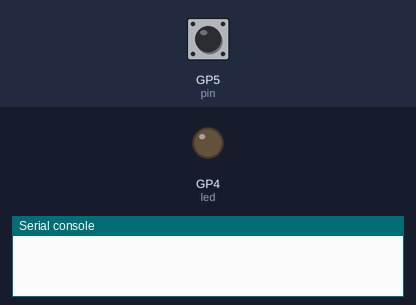
Recording of a program running on a simulated Raspberry Pi Pico running MicroPython. Parts: output pins drawn as LEDs (lit = HIGH), the last lines printed to the serial console. The inputs (shaded band) are chosen by the test bench; at power-on: GP5 (pin) HIGH.

Above: at 1.2 s.
1.3 s: GP5 (pin) pulled LOW for 0.15 s
At 1.7 s:
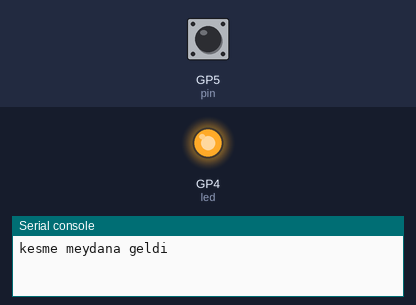
2.9 s: GP5 (pin) pulled LOW for 1 s
At 4.1 s:
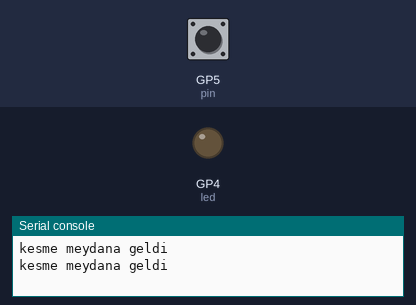
5.4 s: GP5 (pin) pulled LOW for 3.2 s
At 6.1 s:
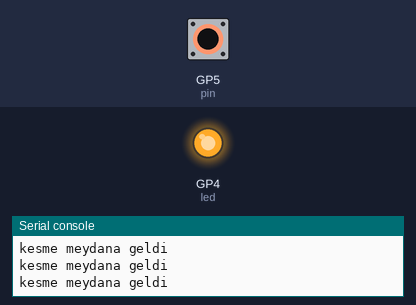
Timing chart, 0 to 8.4 s (numbered marks = the images above; inputs shaded):
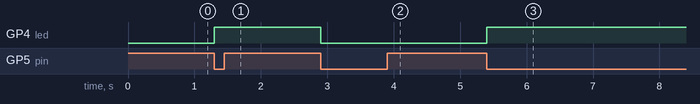

The program:

LED_KESME.py
```python
from machine import Pin
import time
interrupt_flag=0
debounce_time=0

pin=Pin(5,Pin.IN,Pin.PULL_UP)
led=Pin(4,Pin.OUT)
count=0

def callback(pin):
    global interrupt_flag,debounce_time
    if (time.ticks_ms()-debounce_time) > 500:
        interrupt_flag=1
        debounce_time=time.ticks_ms()

pin.irq(trigger=Pin.IRQ_FALLING, handler=callback)
while True:
    if interrupt_flag is 1:
        print("kesme meydana geldi")
        interrupt_flag=0
        led.toggle()
    
```

Measured:
- after the input at 1.3 s, GP4 (led): LOW → HIGH at once
- after the input at 2.9 s, GP4 (led): HIGH → LOW at once
- after the input at 5.4 s, GP4 (led): LOW → HIGH at once
